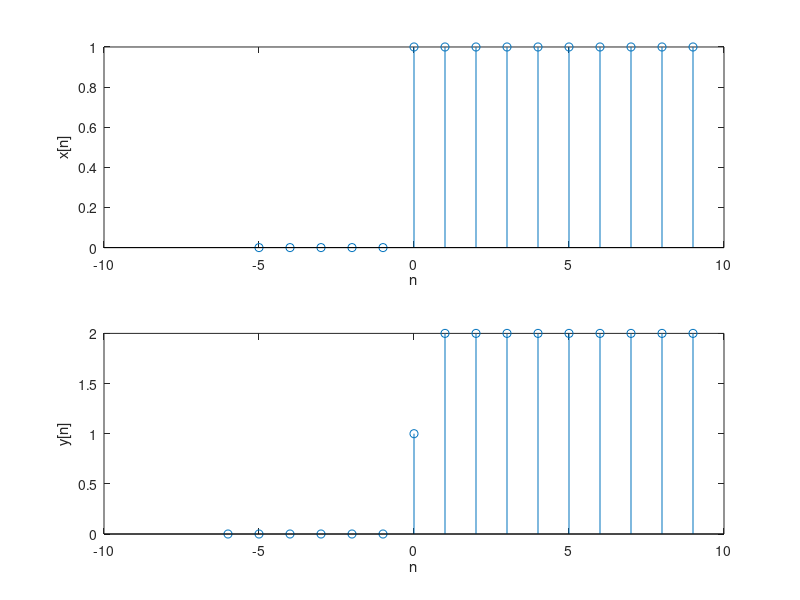

The MATLAB source for this figure:
x=[zeros(1,10) ones(1,11)];

for n = 1 : 20
    y(n) = x(n) + x(n+1);
end

subplot(2,1,1);
stem([-5:9],x(6:20));
xlabel('n');
ylabel('x[n]');
subplot(2,1,2);
stem([-6:9],y(4:19));
xlabel('n');
ylabel('y[n]');